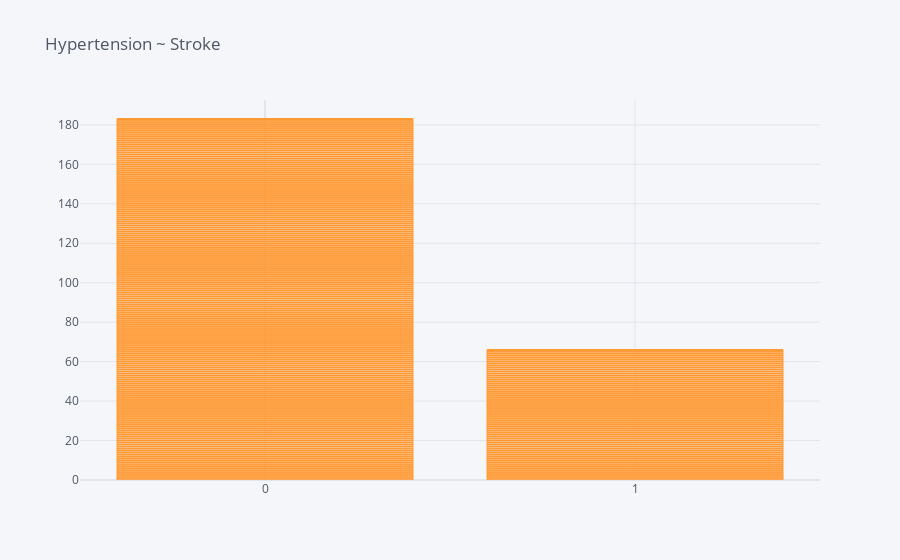

Here is the notebook cell this chart was saved with:
### Code cell
df.iplot(kind='bar',x='hypertension',y='stroke', title = 'Hypertension ~ Stroke')

### Figure 1 — Plotly figure (JSON) as saved in the notebook; plotly's stock layout.template omitted (floating-point values rounded to 4 significant figures; data arrays with more than 128 entries replaced by an {"elided": "..."} marker saying what was removed)
{"data": [{"marker": {"color": "rgba(255, 153, 51, 0.6)", "line": {"color": "rgba(255, 153, 51, 1.0)", "width": 1}}, "name": "stroke", "orientation": "v", "text": "", "type": "bar", "x": {"elided": "5110 int values"}, "y": {"elided": "5110 int values"}}], "layout": {"legend": {"bgcolor": "#F5F6F9", "font": {"color": "#4D5663"}}, "paper_bgcolor": "#F5F6F9", "plot_bgcolor": "#F5F6F9", "title": {"font": {"color": "#4D5663"}, "text": "Hypertension ~ Stroke"}, "xaxis": {"gridcolor": "#E1E5ED", "showgrid": true, "tickfont": {"color": "#4D5663"}, "title": {"font": {"color": "#4D5663"}, "text": ""}, "zerolinecolor": "#E1E5ED"}, "yaxis": {"gridcolor": "#E1E5ED", "showgrid": true, "tickfont": {"color": "#4D5663"}, "title": {"font": {"color": "#4D5663"}, "text": ""}, "zerolinecolor": "#E1E5ED"}}}
